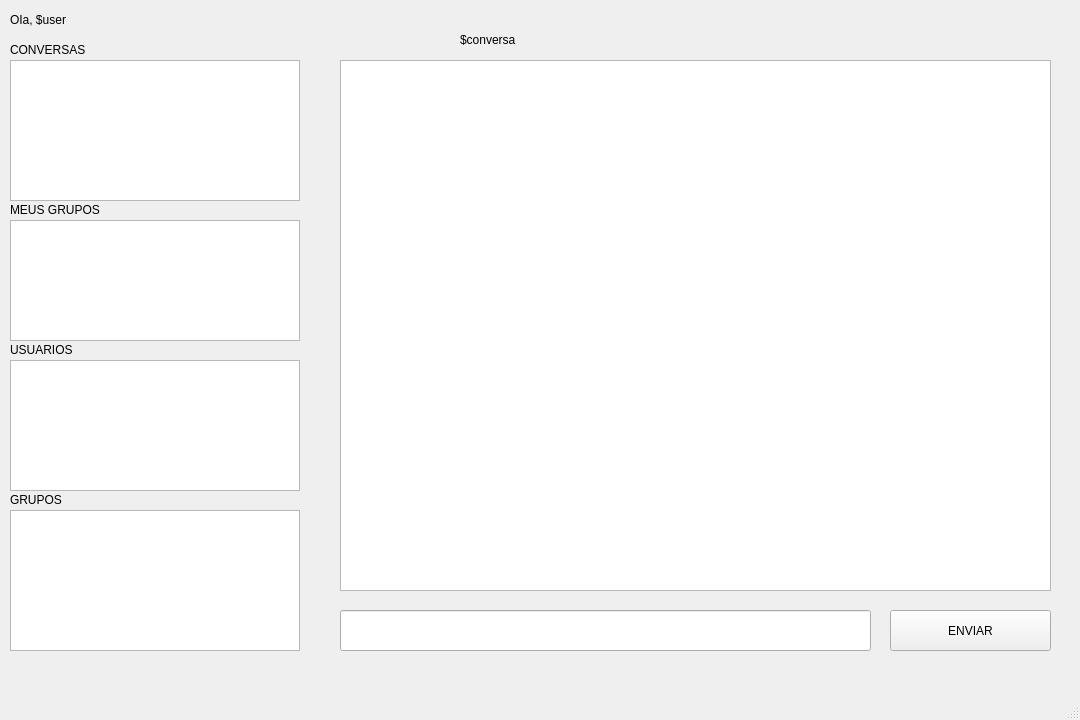
<?xml version="1.0" encoding="UTF-8"?>
<ui version="4.0">
 <class>MainWindow</class>
 <widget class="QMainWindow" name="MainWindow">
  <property name="geometry">
   <rect>
    <x>0</x>
    <y>0</y>
    <width>1080</width>
    <height>720</height>
   </rect>
  </property>
  <property name="windowTitle">
   <string>WhatsUT</string>
  </property>
  <widget class="QWidget" name="centralwidget">
   <widget class="QLabel" name="label">
    <property name="geometry">
     <rect>
      <x>10</x>
      <y>10</y>
      <width>300</width>
      <height>20</height>
     </rect>
    </property>
    <property name="text">
     <string>OIa, $user</string>
    </property>
   </widget>
   <widget class="QLabel" name="label_2">
    <property name="geometry">
     <rect>
      <x>10</x>
      <y>40</y>
      <width>300</width>
      <height>20</height>
     </rect>
    </property>
    <property name="text">
     <string>CONVERSAS</string>
    </property>
   </widget>
   <widget class="QLabel" name="label_3">
    <property name="geometry">
     <rect>
      <x>10</x>
      <y>200</y>
      <width>300</width>
      <height>20</height>
     </rect>
    </property>
    <property name="text">
     <string>MEUS GRUPOS</string>
    </property>
   </widget>
   <widget class="QLabel" name="label_4">
    <property name="geometry">
     <rect>
      <x>10</x>
      <y>340</y>
      <width>300</width>
      <height>20</height>
     </rect>
    </property>
    <property name="text">
     <string>USUARIOS</string>
    </property>
   </widget>
   <widget class="QLabel" name="label_5">
    <property name="geometry">
     <rect>
      <x>10</x>
      <y>490</y>
      <width>300</width>
      <height>20</height>
     </rect>
    </property>
    <property name="text">
     <string>GRUPOS</string>
    </property>
   </widget>
   <widget class="QListWidget" name="listWidget">
    <property name="geometry">
     <rect>
      <x>10</x>
      <y>60</y>
      <width>290</width>
      <height>141</height>
     </rect>
    </property>
   </widget>
   <widget class="QListWidget" name="listWidget_2">
    <property name="geometry">
     <rect>
      <x>10</x>
      <y>220</y>
      <width>290</width>
      <height>121</height>
     </rect>
    </property>
   </widget>
   <widget class="QListWidget" name="listWidget_3">
    <property name="geometry">
     <rect>
      <x>10</x>
      <y>360</y>
      <width>290</width>
      <height>131</height>
     </rect>
    </property>
   </widget>
   <widget class="QListWidget" name="listWidget_4">
    <property name="geometry">
     <rect>
      <x>10</x>
      <y>510</y>
      <width>290</width>
      <height>141</height>
     </rect>
    </property>
   </widget>
   <widget class="QListWidget" name="listWidget_5">
    <property name="geometry">
     <rect>
      <x>340</x>
      <y>60</y>
      <width>711</width>
      <height>531</height>
     </rect>
    </property>
   </widget>
   <widget class="QLineEdit" name="lineEdit">
    <property name="geometry">
     <rect>
      <x>340</x>
      <y>610</y>
      <width>531</width>
      <height>41</height>
     </rect>
    </property>
   </widget>
   <widget class="QPushButton" name="pushButton">
    <property name="geometry">
     <rect>
      <x>890</x>
      <y>610</y>
      <width>161</width>
      <height>41</height>
     </rect>
    </property>
    <property name="text">
     <string>ENVIAR</string>
    </property>
   </widget>
   <widget class="QLabel" name="label_6">
    <property name="geometry">
     <rect>
      <x>460</x>
      <y>30</y>
      <width>401</width>
      <height>20</height>
     </rect>
    </property>
    <property name="text">
     <string>$conversa</string>
    </property>
   </widget>
  </widget>
  <widget class="QMenuBar" name="menubar">
   <property name="geometry">
    <rect>
     <x>0</x>
     <y>0</y>
     <width>1080</width>
     <height>24</height>
    </rect>
   </property>
  </widget>
  <widget class="QStatusBar" name="statusbar"/>
 </widget>
 <resources/>
 <connections/>
</ui>
